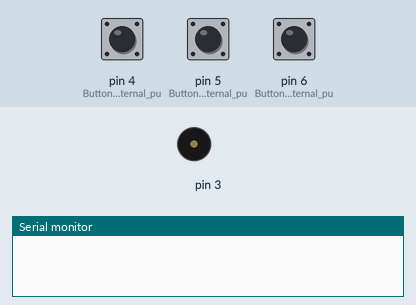
Recording of a sketch running on a simulated Arduino Uno, built with avr-gcc and run on an emulated ATmega328P. Parts: buzzer (waves = sounding), the last lines printed to the serial monitor. The inputs (shaded band) are chosen by the test bench; at power-on: pin 4 (Button_1_with_internal_pu) HIGH, pin 6 (Button_3_with_internal_pu) HIGH, pin 5 (Button_2_with_internal_pu) HIGH.

Above: at 1.2 s.
1.3 s: pin 4 (Button_1_with_internal_pu) pulled LOW for 0.15 s
At 1.63 s:
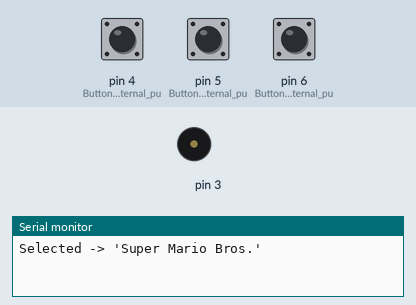
4.3 s: pin 6 (Button_3_with_internal_pu) pulled LOW for 3.2 s
At 6.6 s:
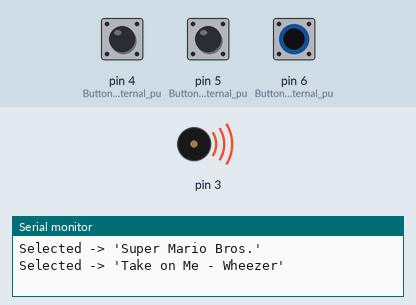
Timing chart, 0 to 12.9 s (numbered marks = the images above; inputs shaded):
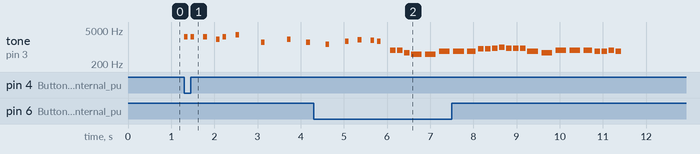

The sketch:

FinalProject_PiezoMusic.ino
```cpp
#include "pitches.h"
#include "themes.h"

void setup()
{
pinMode(4, INPUT_PULLUP); //Button 1 with internal pull up
pinMode(5, INPUT_PULLUP); //Button 2 with internal pull up
pinMode(6, INPUT_PULLUP); //Button 3 with internal pull up

Serial.begin(9600);

}

void Play_Pirates()
{
    for (int thisNote = 0; thisNote < (sizeof(Sparrow_note)/sizeof(int)); thisNote++)
    {
    int noteDuration = 1000 / Sparrow_duration[thisNote];//convert duration to time delay

    tone(3, Sparrow_note[thisNote], noteDuration);

    int pauseBetweenNotes = noteDuration * 1.05; //Here 1.05 is tempo, increase to play it slower

    delay(pauseBetweenNotes);

    noTone(3);
    }
}

void Play_Mario()
{
    for (int thisNote = 0; thisNote < (sizeof(Mario_note)/sizeof(int)); thisNote++)
    {
      int noteDuration = 1000 / Mario_duration[thisNote];

      tone(3, Mario_note[thisNote], noteDuration);

      int pauseBetweenNotes = noteDuration * 1.80;

      delay(pauseBetweenNotes);

      noTone(3);
    }
}

void Play_Wheezer()
{
   for (int thisNote = 0; thisNote < (sizeof(Wheezer_note)/sizeof(int)); thisNote++){
    int noteDuration = 1000 / Wheezer_duration[thisNote];

    tone(3, Wheezer_note[thisNote], noteDuration);

    int pause = noteDuration * 1.3;

    delay(pause);

    noTone(3);
   }
}

void loop() {
 if (digitalRead(4)==0)
      { Serial.println("Selected -> 'Super Mario Bros.' ");  Play_Mario();  }

 if (digitalRead(5)==0)
      { Serial.println("Selected -> 'Super Mario Bros.' ");  Play_Pirates();  }

 if (digitalRead(6)==0)
      { Serial.println("Selected -> 'Take on Me - Wheezer' ");  Play_Wheezer();  }
}
```

pitches.h
```cpp
/*************************************************
   Public Constants
 *************************************************/

#define NOTE_B0  31
#define NOTE_C1  33
#define NOTE_CS1 35
#define NOTE_D1  37
#define NOTE_DS1 39
#define NOTE_E1  41
#define NOTE_F1  44
#define NOTE_FS1 46
#define NOTE_G1  49
#define NOTE_GS1 52
#define NOTE_A1  55
#define NOTE_AS1 58
#define NOTE_B1  62
#define NOTE_C2  65
#define NOTE_CS2 69
#define NOTE_D2  73
#define NOTE_DS2 78
#define NOTE_E2  82
#define NOTE_F2  87
#define NOTE_FS2 93
#define NOTE_G2  98
#define NOTE_GS2 104
#define NOTE_A2  110
#define NOTE_AS2 117
#define NOTE_B2  123
#define NOTE_C3  131
#define NOTE_CS3 139
#define NOTE_D3  147
#define NOTE_DS3 156
#define NOTE_E3  165
#define NOTE_F3  175
#define NOTE_FS3 185
#define NOTE_G3  196
#define NOTE_GS3 208
#define NOTE_A3  220
#define NOTE_AS3 233
#define NOTE_B3  247
#define NOTE_C4  262
#define NOTE_CS4 277
#define NOTE_D4  294
#define NOTE_DS4 311
#define NOTE_E4  330
#define NOTE_F4  349
#define NOTE_FS4 370
#define NOTE_G4  392
#define NOTE_GS4 415
#define NOTE_A4  440
#define NOTE_AS4 466
#define NOTE_B4  494
#define NOTE_C5  523
#define NOTE_CS5 554
#define NOTE_D5  587
#define NOTE_DS5 622
#define NOTE_E5  659
#define NOTE_F5  698
#define NOTE_FS5 740
#define NOTE_G5  784
#define NOTE_GS5 831
#define NOTE_A5  880
#define NOTE_AS5 932
#define NOTE_B5  988
#define NOTE_C6  1047
#define NOTE_CS6 1109
#define NOTE_D6  1175
#define NOTE_DS6 1245
#define NOTE_E6  1319
#define NOTE_F6  1397
#define NOTE_FS6 1480
#define NOTE_G6  1568
#define NOTE_GS6 1661
#define NOTE_A6  1760
#define NOTE_AS6 1865
#define NOTE_B6  1976
#define NOTE_C7  2093
#define NOTE_CS7 2217
#define NOTE_D7  2349
#define NOTE_DS7 2489
#define NOTE_E7  2637
#define NOTE_F7  2794
#define NOTE_FS7 2960
#define NOTE_G7  3136
#define NOTE_GS7 3322
#define NOTE_A7  3520
#define NOTE_AS7 3729
#define NOTE_B7  3951
#define NOTE_C8  4186
#define NOTE_CS8 4435
#define NOTE_D8  4699
#define NOTE_DS8 4978
#define REST     0
```

themes.h
```cpp
/*
Due to shortage on time, these music pieces are shortened, incomplete melodies.
 */

//##############**"Pirates Of The Caribbean**##############//
int Sparrow_note[] = {
NOTE_D4, NOTE_D4, NOTE_D4, NOTE_D4, NOTE_D4, NOTE_D4, NOTE_D4, NOTE_D4,
NOTE_D4, NOTE_D4, NOTE_D4, NOTE_D4, NOTE_D4, NOTE_D4, NOTE_D4, NOTE_D4,
NOTE_D4, NOTE_D4, NOTE_D4, NOTE_D4, NOTE_D4, NOTE_D4, NOTE_D4, NOTE_D4,
NOTE_A3, NOTE_C4, NOTE_D4, NOTE_D4, NOTE_D4, NOTE_E4, NOTE_F4, NOTE_F4,
NOTE_F4, NOTE_G4, NOTE_E4, NOTE_E4, NOTE_D4, NOTE_C4, NOTE_C4, NOTE_D4,
0, NOTE_A3, NOTE_C4, NOTE_B3, NOTE_D4, NOTE_B3, NOTE_E4, NOTE_F4,
NOTE_F4, NOTE_C4, NOTE_C4, NOTE_C4, NOTE_C4, NOTE_D4, NOTE_C4,
NOTE_D4, 0, 0, NOTE_A3, NOTE_C4, NOTE_D4, NOTE_D4, NOTE_D4, NOTE_F4,
NOTE_G4, NOTE_G4, NOTE_G4, NOTE_A4, NOTE_A4, NOTE_A4, NOTE_A4, NOTE_G4,
NOTE_A4, NOTE_D4, 0, NOTE_D4, NOTE_E3, NOTE_F4, NOTE_F4, NOTE_G4, NOTE_A4,
NOTE_D4, 0, NOTE_D4, NOTE_F4, NOTE_E4, NOTE_E4, NOTE_F4, NOTE_D4
};

int Sparrow_duration[] = {
4,8,4,8,4,8,8,8,8,4,8,4,8,4,8,8,8,8,4,8,4,8,
4,8,8,8,8,4,4,8,8,4,4,8,8,4,4,8,8,
8,4,8,8,8,4,4,8,8,4,4,8,8,4,4,8,4,
4,8,8,8,8,4,4,8,8,4,4,8,8,4,4,8,8,
8,4,8,8,8,4,4,4,8,4,8,8,8,4,4,8,8
};
//###########Pirates Of The Caribbean#############//


//##############**"Super Mario Bros." **##############//
int Mario_note[] = {
  NOTE_E7, NOTE_E7, 0, NOTE_E7,
  0, NOTE_C7, NOTE_E7, 0,
  NOTE_G7, 0, 0,  0,
  NOTE_G6, 0, 0, 0,

  NOTE_C7, 0, 0, NOTE_G6,
  0, 0, NOTE_E6, 0,
  0, NOTE_A6, 0, NOTE_B6,
  0, NOTE_AS6, NOTE_A6, 0,
};

int Mario_duration[] = {
 12, 12, 12, 12,
  12, 12, 12, 12,
  12, 12, 12, 12,
  12, 12, 12, 12,

  12, 12, 12, 12,
  12, 12, 12, 12,
  12, 12, 12, 12,
  12, 12, 12, 12,
};
//###########End of Super Mario Bros.#############//


//##############**"Take on Me - Wheezer" **##############//
int Wheezer_note[] = {
  NOTE_FS5, NOTE_FS5, NOTE_D5, NOTE_B4, NOTE_B4, NOTE_E5,
  NOTE_E5, NOTE_E5, NOTE_GS5, NOTE_GS5, NOTE_A5, NOTE_B5,
  NOTE_A5, NOTE_A5, NOTE_A5, NOTE_E5, NOTE_D5, NOTE_FS5,
  NOTE_FS5, NOTE_FS5, NOTE_E5, NOTE_E5, NOTE_FS5, NOTE_E5
};

int Wheezer_duration[] = {
 8, 8, 8, 4, 4, 4,
  4, 5, 8, 8, 8, 8,
  8, 8, 8, 4, 4, 4,
  4, 5, 8, 8, 8, 8
};
//###########End of Take on Me - Wheezer#############//
```

Measured:
- after the input at 1.3 s, tone on pin 3: plays 2637 Hz for 0.08 s, 2637 Hz for 0.08 s, 2637 Hz for 0.08 s, 2093 Hz for 0.08 s, 2637 Hz for 0.08 s, 3136 Hz for 0.08 s … (9 notes in this stretch), starting at once
